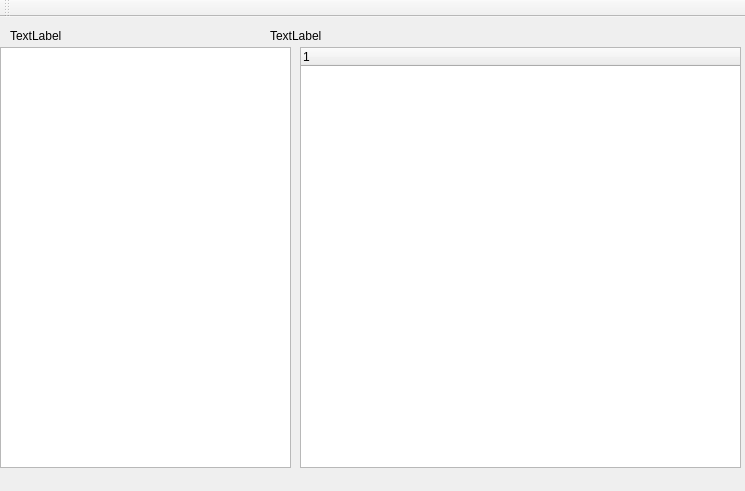
<?xml version="1.0" encoding="UTF-8"?>
<ui version="4.0">
 <class>MainWindow</class>
 <widget class="QMainWindow" name="MainWindow">
  <property name="geometry">
   <rect>
    <x>0</x>
    <y>0</y>
    <width>745</width>
    <height>491</height>
   </rect>
  </property>
  <property name="windowTitle">
   <string>MainWindow</string>
  </property>
  <widget class="QWidget" name="centralWidget">
   <widget class="QListWidget" name="listWidget">
    <property name="geometry">
     <rect>
      <x>0</x>
      <y>30</y>
      <width>291</width>
      <height>421</height>
     </rect>
    </property>
   </widget>
   <widget class="QTreeWidget" name="treeWidget">
    <property name="geometry">
     <rect>
      <x>300</x>
      <y>30</y>
      <width>441</width>
      <height>421</height>
     </rect>
    </property>
    <column>
     <property name="text">
      <string>1</string>
     </property>
    </column>
   </widget>
   <widget class="QLabel" name="label">
    <property name="geometry">
     <rect>
      <x>10</x>
      <y>10</y>
      <width>151</width>
      <height>17</height>
     </rect>
    </property>
    <property name="text">
     <string>TextLabel</string>
    </property>
   </widget>
   <widget class="QLabel" name="label_2">
    <property name="geometry">
     <rect>
      <x>270</x>
      <y>10</y>
      <width>64</width>
      <height>17</height>
     </rect>
    </property>
    <property name="text">
     <string>TextLabel</string>
    </property>
   </widget>
  </widget>
  <widget class="QMenuBar" name="menuBar">
   <property name="geometry">
    <rect>
     <x>0</x>
     <y>0</y>
     <width>745</width>
     <height>25</height>
    </rect>
   </property>
  </widget>
  <widget class="QToolBar" name="mainToolBar">
   <attribute name="toolBarArea">
    <enum>TopToolBarArea</enum>
   </attribute>
   <attribute name="toolBarBreak">
    <bool>false</bool>
   </attribute>
  </widget>
 </widget>
 <layoutdefault spacing="6" margin="11"/>
 <resources/>
 <connections/>
</ui>
